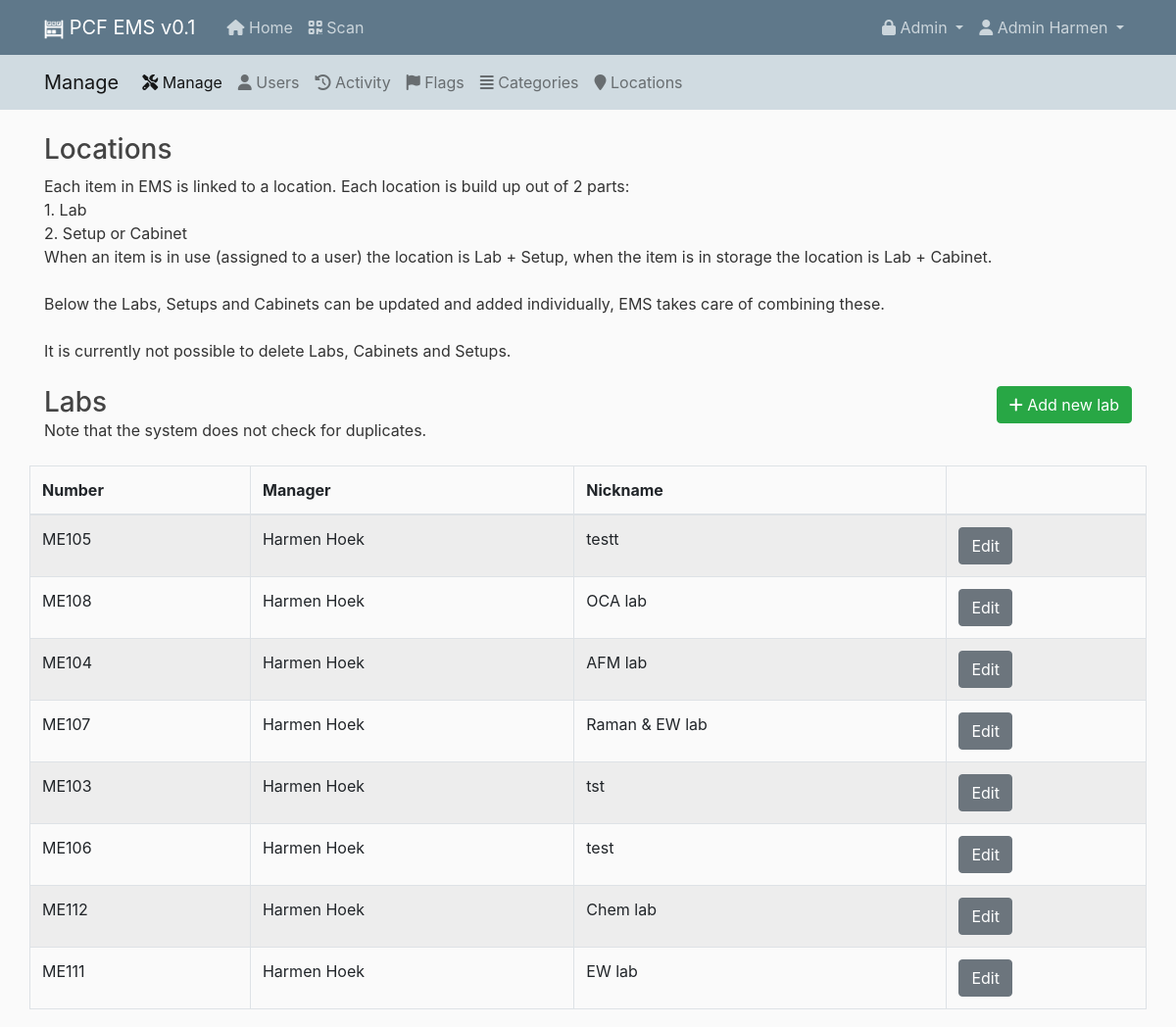
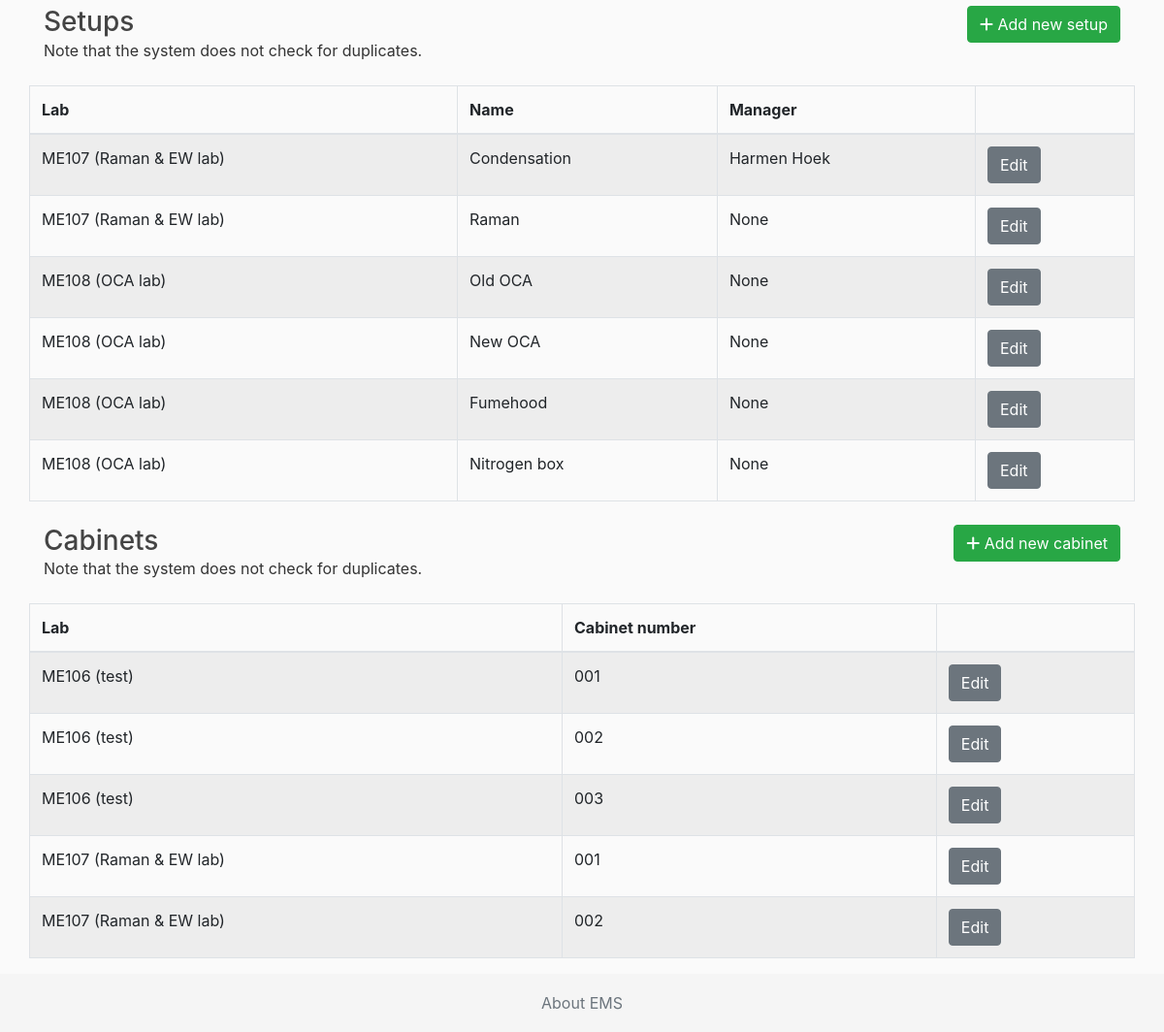
Page /manage/locations/ (signed in) on the earlier database version (2 pictures, top to bottom).
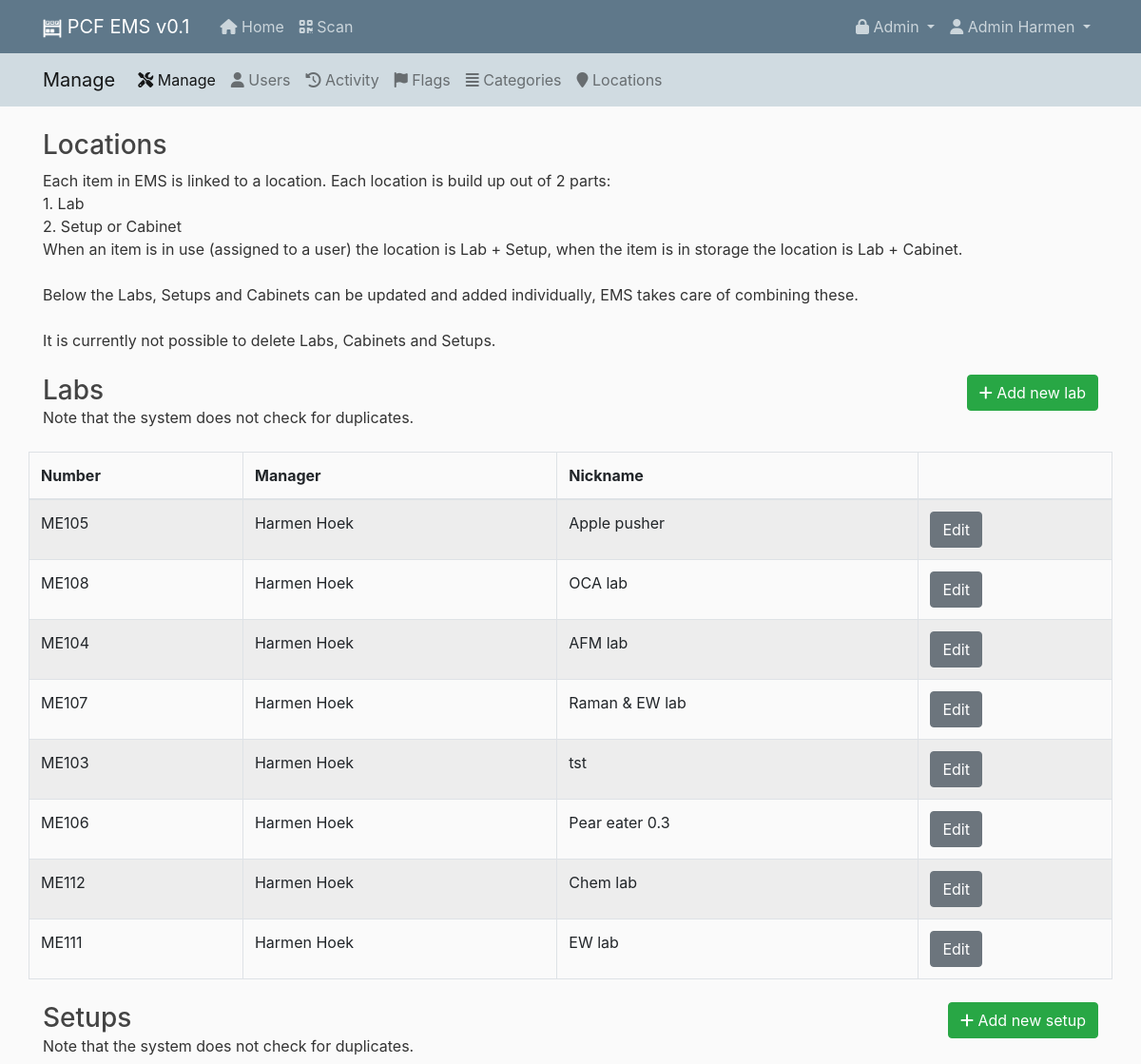
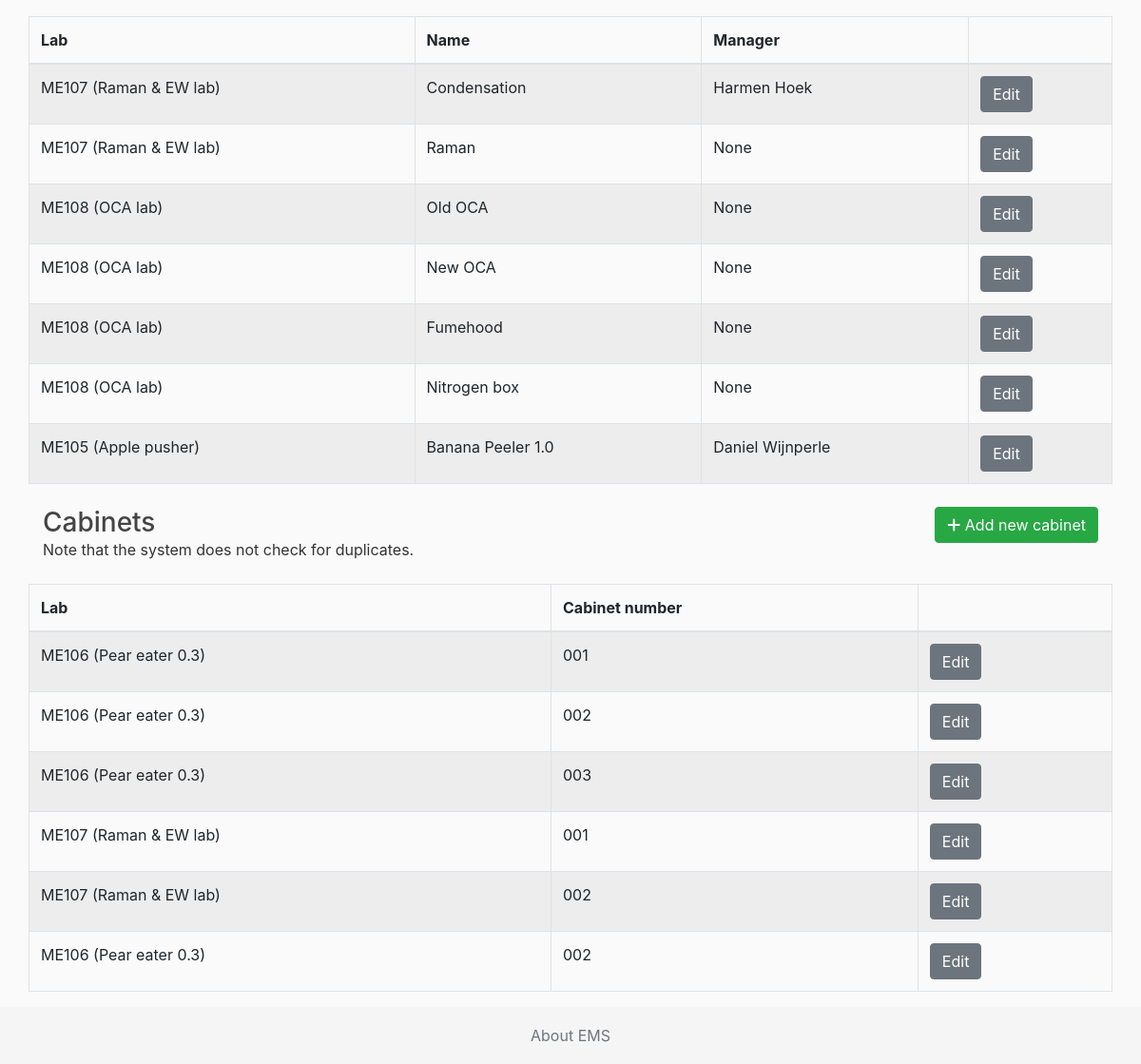
Same page on the later database version (2 pictures, top to bottom).
### ems/models.py (models this page shows, shortened)
class Lab(models.Model):
    number = models.CharField(max_length=5)
    manager = models.ForeignKey(User, on_delete=models.SET_NULL, null=True, blank=True, default=2, limit_choices_to={'is_superuser': False})
    nickname = models.CharField(max_length=20, default='', null=True, blank=True)
    history = HistoricalRecords()
    def __str__(self):
        return f"{self.number} ({self.nickname})"

class Setup(models.Model):
    lab = models.ForeignKey(Lab, on_delete=models.CASCADE)
    name = models.CharField(max_length=100)
    manager = models.ForeignKey(User, on_delete=models.SET_NULL, null=True, blank=True, default='undefined', limit_choices_to={'is_superuser': False})
    history = HistoricalRecords()

class Cabinet(models.Model):
    lab = models.ForeignKey(Lab, on_delete=models.CASCADE)
    number = models.CharField(max_length=10)
    history = HistoricalRecords()

### ems_manage/views.py (the view)
# urls.py: path('locations/', LocationsView.as_view(), name='manage-locations'),
@method_decorator(staff_member_required, name='dispatch') #only staff can add new
class LocationsView(LoginRequiredMixin, ListView):
    model = Lab
    template_name = 'ems_manage/location_list.html'
    def get_context_data(self, **kwargs): # to send extra data
        context = super().get_context_data(**kwargs)
        setups = Setup.objects.all()
        context['setups'] = setups
        cabinets = Cabinet.objects.all()
        context['cabinets'] = cabinets
        return context

### ems/models.py (called while the page is built)
def get_first_name(self):
    return f'{self.first_name} {self.last_name}'

### ems_manage/templates/ems_manage/location_list.html
{% extends "ems_manage/manage_base.html" %}
{% block content %}
<div class="row">
    <div class="col col-12">
        <div class="float-left my-2">
            <h3 class="d-inline">Locations</h3>
        </div>
    </div>
</div>
<p>
    Each item in EMS is linked to a location. Each location is build up out of 2 parts:<br>
    1. Lab <br>
    2. Setup or Cabinet <br>
    When an item is in use (assigned to a user) the location is Lab + Setup, when the item is in storage the location
    is Lab + Cabinet.<br>
    <br>
    Below the Labs, Setups and Cabinets can be updated and added individually, EMS takes care of combining these.<br>
    <br>
    It is currently not possible to delete Labs, Cabinets and Setups.
</p>
<div class="row">
    <div class="col col-12">
        <div class="float-left my-2">
            <h3 class="d-inline">Labs</h3>
            <p>Note that the system does not check for duplicates.</p>
        </div>
        <div class="float-right my-2">
            <a class="btn btn-success" href="{% url 'manage-labs-add' %}"><i class="fas fa-plus"></i> Add new lab</a>
        </div>
    </div>
</div>
<div class="row">
    <table class="table table-striped table-bordered table">
        <thead>
        <tr>
            <th data-priority="10">Number</th>
            <th data-priority="10">Manager</th>
            <th data-priority="10">Nickname</th>
            <th data-priority="10"></th>
        </tr>
        </thead>
        <tbody>
        {% for item in object_list %}
        <tr>
            <td>{{ item.number }}</td>
            <td>{{ item.manager }}</td>
            <td>{{ item.nickname }}</td>
            <td>
                <a href="{% url 'manage-labs-update' item.pk %}" class="btn btn-secondary">Edit</a>
            </td>
        </tr>
        {% endfor %}
        </tbody>
    </table>
</div>
<div class="row">
    <div class="col col-12">
        <div class="float-left my-2">
            <h3 class="d-inline">Setups</h3>
            <p>Note that the system does not check for duplicates.</p>
        </div>
        <div class="float-right my-2">
            <a class="btn btn-success" href="{% url 'manage-setups-add' %}"><i class="fas fa-plus"></i> Add new setup</a>
        </div>
    </div>
</div>
<div class="row">
    <table class="table table-striped table-bordered table">
        <thead>
        <tr>
            <th data-priority="10">Lab</th>
            <th data-priority="10">Name</th>
            <th data-priority="10">Manager</th>
            <th data-priority="10"></th>
        </tr>
        </thead>
        <tbody>
        {% for item in setups %}
        <tr>
            <td>{{ item.lab }}</td>
            <td>{{ item.name }}</td>
            <td>{{ item.manager }}</td>
            <td>
                <a href="{% url 'manage-setups-update' item.pk %}" class="btn btn-secondary">Edit</a>
            </td>
        </tr>
        {% endfor %}
        </tbody>
    </table>
</div>
<div class="row">
    <div class="col col-12">
        <div class="float-left my-2">
            <h3 class="d-inline">Cabinets</h3>
            <p>Note that the system does not check for duplicates.</p>
        </div>
        <div class="float-right my-2">
            <a class="btn btn-success" href="{% url 'manage-cabinets-add' %}"><i class="fas fa-plus"></i> Add new cabinet</a>
        </div>
    </div>
</div>
<div class="row">
    <table class="table table-striped table-bordered table">
        <thead>
        <tr>
            <th data-priority="10">Lab</th>
            <th data-priority="10">Cabinet number</th>
            <th data-priority="10"></th>
        </tr>
        </thead>
        <tbody>
        {% for item in cabinets %}
        <tr>
            <td>{{ item.lab }}</td>
            <td>{{ item.number }}</td>
            <td>
                <a href="{% url 'manage-cabinets-update' item.pk %}" class="btn btn-secondary">Edit</a>
            </td>
        </tr>
        {% endfor %}
        </tbody>
    </table>
</div>
{% endblock content %}

### ems_manage/templates/ems_manage/manage_base.html (shortened to what this page needs)
{% extends "ems/base.html" %}
{% load humanize %}
{% load ems_customfilters %}
{% block secondheader %}
<nav class="navbar navbar-expand-md navbar-light mb-2" style="margin-top:-1.5rem; background-color: #d0dbe1;" >
    <div class="container">
 <a class="navbar-brand" href="{% url 'manage-home' %}">Manage</a>
  <div class="collapse navbar-collapse" id="navbarNavDropdown">
    <ul class="navbar-nav">
        <li class="nav-item">
        <a class="nav-link active" href="{% url 'manage-home' %}"><i class="fas fa-tools"></i> Manage</a>
      </li>
        <li class="nav-item">
        <a class="nav-link" href="{% url 'manage-users' %}"><i class="fas fa-user"></i> Users</a>
      </li>
        <li class="nav-item">
        <a class="nav-link" href="{% url 'manage-useractivity' %}"><i class="fas fa-history"></i> Activity</a>
      </li>
      <li class="nav-item">
        <a class="nav-link" href="{% url 'manage-flags' %}"><i class="fas fa-flag"></i> Flags</a>
      </li>
      <li class="nav-item">
        <a class="nav-link" href="{% url 'manage-categories' %}"><i class="fas fa-align-justify"></i> Categories</a>
      </li>
        <li class="nav-item">
        <a class="nav-link" href="{% url 'manage-locations' %}"><i class="fas fa-map-marker"></i> Locations</a>
      </li>
    </ul>
  </div>
    </div>
</nav>
<main role="main" class="container">
    <div class="row">
    </div>
</main>
{% endblock secondheader %}

### ems/templates/ems/base.html (shortened to what this page needs)
{% load static %}
<!DOCTYPE html>
<html>
<head>
    {% load bootstrap4 %}
    {% bootstrap_css %}
    <link href="https://cdn.datatables.net/responsive/2.2.6/css/responsive.dataTables.min.css" rel="stylesheet">
    <link href="https://cdn.datatables.net/1.10.22/css/dataTables.bootstrap4.min.css" rel="stylesheet">
    <link rel="stylesheet" type="text/css" href="{% static 'ems/main.css' %}">
</head>
<body>
<header class="site-header">
    <nav class="navbar navbar-expand-md navbar-dark bg-steel fixed-top">
        <div class="container">
            <a class="navbar-brand mr-4" href="/">
                <img class="align-middle" style="height:1em;" src="{% static 'ems/favicon_white_192x192.png' %}" />
                PCF EMS v0.1
            </a>
            <div class="navbar-nav mr-auto">
                {% if user.is_authenticated %}
                    <a class="nav-item nav-link d-none d-md-block" href="{% url 'ems-home' %}"><i class="fas fa-home"></i> Home</a>
                    <a class="nav-item nav-link" href="{% url 'ems-scanner' %}"><i class="fas fa-qrcode"></i> Scan</a>
                {% endif %}
            </div>
            <div class="collapse navbar-collapse" id="navbarToggle">
                <div class="navbar-nav">
                    {% if user.is_staff %}
                    <li class="nav-item dropdown">
                            <a class="nav-link dropdown-toggle" href="#" id="navbarDropdown" role="button"
                               data-toggle="dropdown" aria-haspopup="true" aria-expanded="false">
                                <i class="fas fa-lock"></i> Admin
                            </a>
                        </li>
                    {% endif %}
                    {% if user.is_authenticated %}
                        <li class="nav-item dropdown">
                            <a class="nav-link dropdown-toggle" href="#" id="navbarDropdown" role="button"
                               data-toggle="dropdown" aria-haspopup="true" aria-expanded="false">
                                <i class="fas fa-user"></i> {{ user.first_name }} {{ user.last_name }}
                            </a>
                        </li>
                    {% else %}
                        <a class="nav-item nav-link" href="{% url 'login' %}">Login</a>
                    {% endif %}
                </div>
            </div>
        </div>
    </nav>
</header>
    {% block secondheader %}{% endblock secondheader %}
<main role="main" class="container">
    <div class="row">
        <div class="col-md-12">
            {% block content %}{% endblock %}
        </div>
    </div>
</main>
<footer class="footer">
    <div class="container text-center">
        <span class="text-muted"><a class="text-muted" href="{% url 'ems-about' %}">About EMS</a></span>
    </div>
</footer>
</body>
</html>

### ems/static/ems/main.css (style rules this page uses)
body { background: #fafafa; color: #333333; margin-top: 5rem; }
h1, h2, h3, h4, h5, h6 { color: #444444; }
ul { margin: 0; }
.bg-steel { background-color: #5f788a; }
.site-header .navbar-nav .nav-link { color: #cbd5db; }
html { position: relative; min-height: 100%; }
body { margin-bottom: 60px; }
.footer { position: absolute; bottom: 0; width: 100%; height: 60px; line-height: 60px; background-color: #f5f5f5; }

Differences in the rows shown:
changed Lab "ME105": nickname "testt" → "Apple pusher"
changed Lab "ME106": nickname "test" → "Pear eater 0.3"
added Setup: lab "ME105 (Apple pusher)", name "Banana Peeler 1.0", manager "Daniel Wijnperle"
changed through a linked row, Cabinet (number 1 of 6 on the later page): lab "ME106 (test)" → "ME106 (Pear eater 0.3)"
changed through a linked row, Cabinet (number 2 of 6 on the later page): lab "ME106 (test)" → "ME106 (Pear eater 0.3)"
changed through a linked row, Cabinet (number 3 of 6 on the later page): lab "ME106 (test)" → "ME106 (Pear eater 0.3)"
added Cabinet: lab "ME106 (Pear eater 0.3)", number "002"
